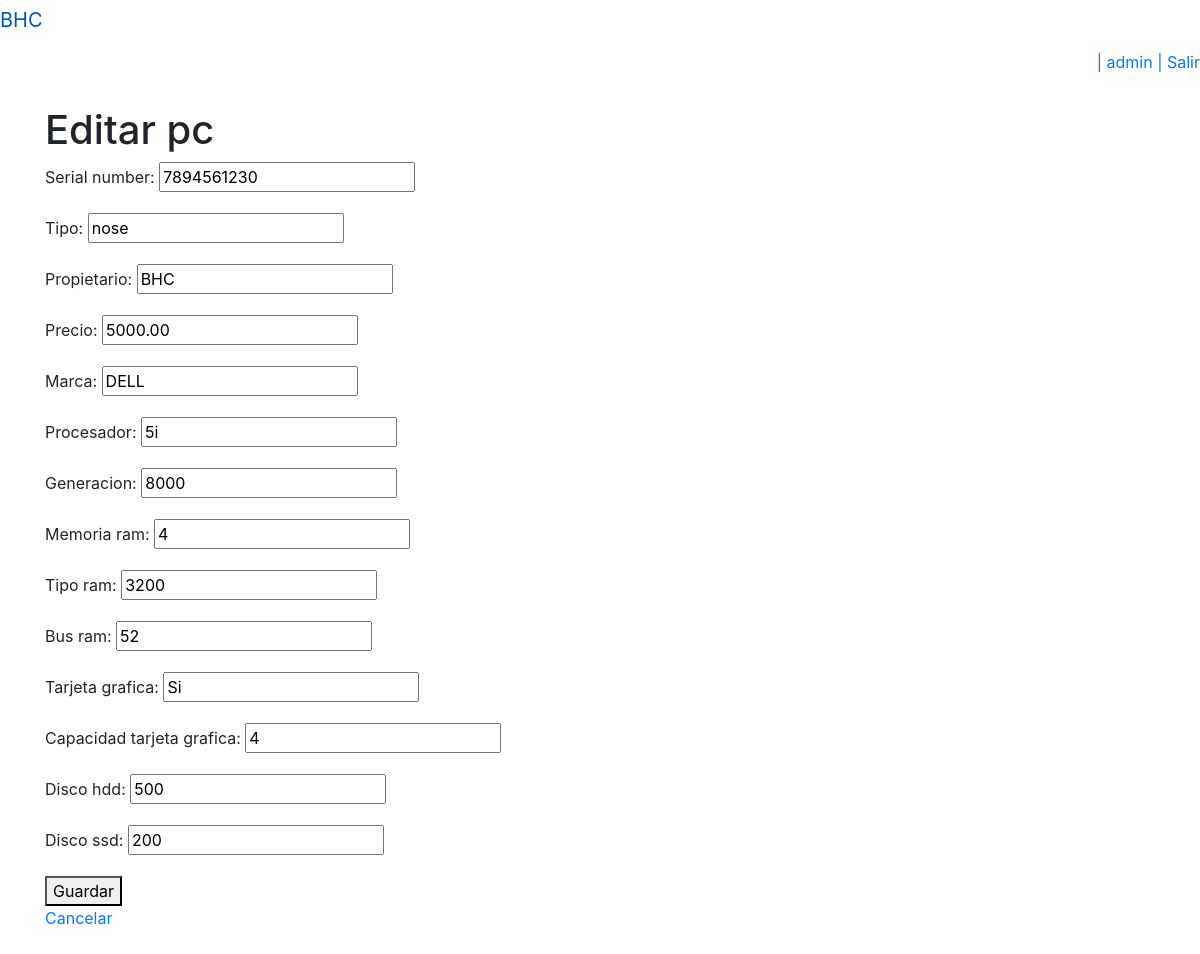
/equipo/equipos/update/pc/1/ (signed in), run on the app's committed database.
### apps/equipos/models.py (models this page shows)
class Equipo(models.Model):
    serial_number = models.CharField(max_length=100, unique=True)
    tipo = models.CharField(max_length=50)
    propietario = models.CharField(max_length=100)
    precio = models.DecimalField(max_digits=10, decimal_places=2)
    class Meta:
        abstract = True

class PC(Equipo):
    marca = models.CharField(max_length=100)
    procesador = models.CharField(max_length=100)
    generacion = models.CharField(max_length=50)
    memoria_ram = models.IntegerField()
    tipo_ram = models.CharField(max_length=50)
    bus_ram = models.CharField(max_length=50)
    tarjeta_grafica = models.CharField(max_length=100)
    capacidad_tarjeta_grafica = models.IntegerField()
    disco_hdd = models.IntegerField()
    disco_ssd = models.IntegerField()

### apps/equipos/views.py (the view)
# urls.py: path('equipos/update/<str:equipo_tipo>/<int:pk>/', views.equipo_update, name='equipo_update'),
def equipo_update(request, equipo_tipo, pk):
    if equipo_tipo == 'laptop':
        model = Laptop
        form_class = LaptopForm
    elif equipo_tipo == 'pc':
        model = PC
        form_class = PCForm
    elif equipo_tipo == 'celular':
        model = Celular
        form_class = CelularForm
    equipo = get_object_or_404(model, pk=pk)
    if request.method == 'POST':
        form = form_class(request.POST, instance=equipo)
        if form.is_valid():
            form.save()
            return redirect('equipos:equipo_list')
    else:
        form = form_class(instance=equipo)
    return render(request, 'equipo_form.html', {'form': form, 'equipo_tipo': equipo_tipo})

### apps/equipos/forms.py
class PCForm(forms.ModelForm):
    class Meta:
        model = PC
        fields = '__all__'

### apps/equipos/templates/equipo_form.html (shortened to what this page needs)
{% extends "./base.html" %}
{% block body %}
<h1>{% if form.instance.pk %}Editar {{ equipo_tipo }}{% else %}Agregar {{ equipo_tipo }}{% endif %}</h1>
<form method="post">
    {{ form.as_p }}
    <button type="submit">Guardar</button>
</form>
<a href="{% url 'equipos:equipo_list' %}">Cancelar</a>
{% endblock %}

### apps/equipos/templates/base.html (shortened to what this page needs)
<!DOCTYPE html>
<html lang="en">
<head>
    {% load static %}
    <link rel="stylesheet" href="https://cdn.jsdelivr.net/npm/bootstrap@4.5.3/dist/css/bootstrap.min.css"
>
    <link rel="stylesheet" href="{% static 'css/app.css' %}">
</head>
<body>
        <a class="navbar-brand" href="#">BHC</a>
        <button class="navbar-toggler" type="button" data-toggle="collapse" data-target="#navbarNav"
            aria-controls="navbarNav" aria-expanded="false" aria-label="Toggle navigation">
            <span class="navbar-toggler-icon"></span>
        </button>
        <div class="d-flex justify-content-end">
            <ul class="navbar-nav">
                {% if user.is_authenticated %}
                <li class="nav-item">
                    <a class="nav-link" href="{% url 'login:logout' %}"> {{ group_name_singular|capfirst }}
                        | {{ user.username }} |  Salir</a>
                </li>
                {% endif %}
            </ul>
        </div>
    <div class="container py-4">
        {% block body %}
        {% endblock %}
    </div>
</body>
</html>

### data on the page
PC: serial_number "7894561230", tipo "nose", propietario "BHC", precio "5000.00", marca "DELL", procesador "5i", generacion "8000", memoria_ram "4", tipo_ram "3200", bus_ram "52", tarjeta_grafica "Si", capacidad_tarjeta_grafica "4", disco_hdd "500", disco_ssd "200"

### other printed values
{{ user.username }} "admin"
{{ equipo_tipo }} "pc"
